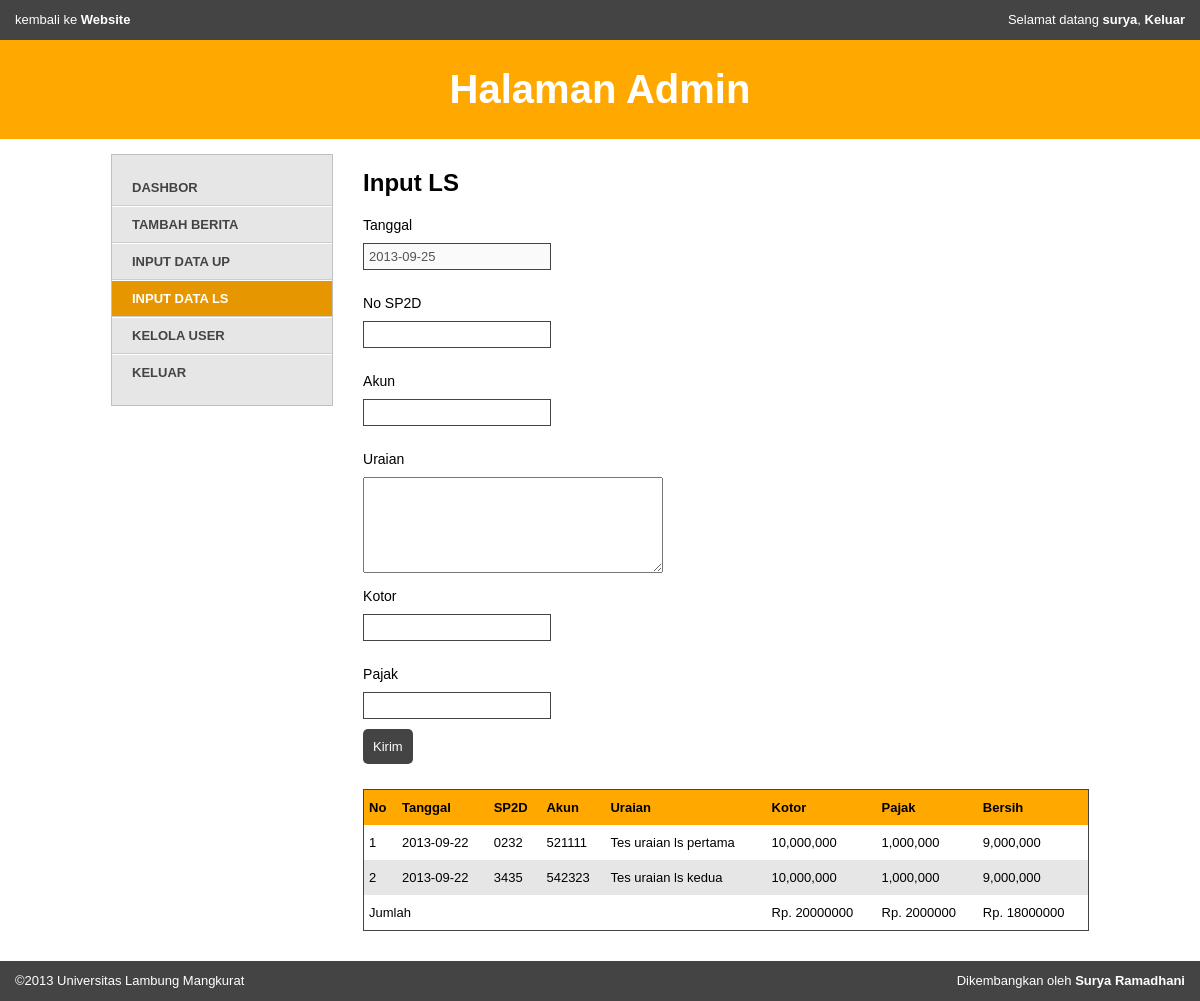
The page /admin/admin.php?hal=ls (signed in) on the database its author committed.
### tables this page shows
CREATE TABLE IF NOT EXISTS `tb_ls` (
  `date` date NOT NULL,
  `sp2d` varchar(10) NOT NULL,
  `akun` int(7) NOT NULL,
  `id_hitung` int(7) NOT NULL AUTO_INCREMENT,
  `uraian` varchar(200) NOT NULL,
  `kotor` int(50) NOT NULL,
  `pajak` int(50) NOT NULL,
  PRIMARY KEY (`id_hitung`)
);

### admin/include/view/input_ls.php (the view, shortened to what this page needs)
<h2>Input LS</h2>
<form action="" method="POST" name="input">
	<label for="date">Tanggal</label>
	<input type="text" name="date" value="<?php echo date('Y-m-d'); ?>"placeholder="<?php echo date('Y-m-d'); ?>" disabled>
	<br>
	<label for="sp2d">No SP2D	</label>
	<input type="text" id="sp2d" name="sp2d">
	<br>
	<label for="akun">Akun	</label>
	<input type="text" id="akun" name="akun">
	<br>
	<label for="uraian">Uraian</label>
	<textarea name="uraian" id="uraian" cols="30" rows="5"></textarea>
	<br>
	<label for="kotor">Kotor</label>
	<input type="number" name="kotor" id="kotor" >
	<br>
	<label for="pajak">Pajak</label>
	<input type="number" name="pajak" id="pajak" >
	<br>
	<button name="input_ls">Kirim</button>
</form>
<table>
	<tr>
		<td>No</td>
		<td>Tanggal</td>
		<td>SP2D</td>
		<td>Akun</td>
		<td>Uraian</td>
		<td>Kotor</td>
		<td>Pajak</td>
		<td>Bersih</td>
	</tr>
<?php
$query = "SELECT * FROM tb_ls ORDER BY 'id_hitung' DESC LIMIT 0,5";
$sql = mysql_query ($query);
$a = 1;
	while ($hasil = mysql_fetch_array ($sql)) {
		$tanggal = $hasil['date'];
		$sp2d = stripslashes ($hasil['sp2d']);
		$akun = stripslashes ($hasil['akun']);
		$uraian = stripslashes ($hasil['uraian']);
		$kotor = stripslashes ($hasil['kotor']);
		$pajak = stripslashes ($hasil['pajak']);
		$bersih = $kotor - $pajak;
	?>
	<tr>
		<td><?php echo $a ?></td>
		<td><?php echo $tanggal ?></td>
		<td><?php echo $sp2d ?></td>
		<td><?php echo $akun ?></td>
		<td><?php echo $uraian ?></td>
		<td><?php echo number_format($kotor, 0, '.', ',') ?></td>
		<td><?php echo number_format($pajak , 0, '.', ',') ?></td>
		<td><?php echo number_format($bersih , 0, '.', ',')?></td>
	</tr>
	<?php
	$jlhkotor += $kotor;
	$jlhpajak += $pajak;
	$jlhbersih += $bersih;
	$a++;
	}
	echo"<tr>";
		echo"<td colspan='5'>Jumlah</td>";
		echo"<td>Rp. ".$jlhkotor."</td>";
		echo"<td>Rp. ".$jlhpajak."</td>";
		echo"<td>Rp. ".$jlhbersih."</td>";
	echo"</tr>";
?>
</table>

### public/css/style.css (style rules this page uses)
html { background: #fff; color: #000; font-family: sans-serif; -ms-text-size-adjust: 100%; -webkit-text-size-adjust: 100%; }
body { margin: 0; }
button, input, select, textarea { font-family: inherit; font-size: 100%; margin: 0; }
button, input { line-height: normal; }
button, select { text-transform: none; }
button, html input[type="button"], input[type="reset"], input[type="submit"] { -webkit-appearance: button; cursor: pointer; }
button[disabled], html input[disabled] { cursor: default; }
textarea { overflow: auto; vertical-align: top; }
table { border-collapse: collapse; border-spacing: 0; }
html { background: #eee; }
input { border: 1px solid #444; padding: 5px; margin-bottom: 10px; font-size: 13px; }
button { -webkit-transition-duration: 0.5s; -moz-transition-duration: 0.5s; -o-transition-duration: 0.5s; transition-duration: 0.5s; background: #444444; -webkit-border-radius: 5px; -moz-border-radius: 5px; -ms-border-radius: 5px; -o-border-radius: 5px; border-radius: 5px; color: white; font-size: 13px; padding: 10px; border: 0px; }
label { display: block; font-size: 14px; margin: 15px 0 10px 0; }
form { margin-bottom: 25px; }
table { width: 100%; border: solid 1px #444; }
table td { padding: 10px 5px; vertical-align: top; }
table tr { font-size: 13px; }
table tr:first-child { background: #ffa800 !important; }
table tr:first-child td { font-weight: bold; }
table tr:nth-child(odd) { background: #e6e6e6; }
#admin section h2 { margin-top: 0px; }

### rows shown on the page
tb_ls: date "2013-09-22", sp2d "0232", akun "521111", uraian "Tes uraian ls pertama", kotor "10,000,000", pajak "1,000,000", bersih "9,000,000"
tb_ls: date "2013-09-22", sp2d "3435", akun "542323", uraian "Tes uraian ls kedua", kotor "10,000,000", pajak "1,000,000", bersih "9,000,000"

### other values the page prints
$_SESSION['nama'] "surya"
$jlhkotor "20000000"
$jlhpajak "2000000"
$jlhbersih "18000000"
